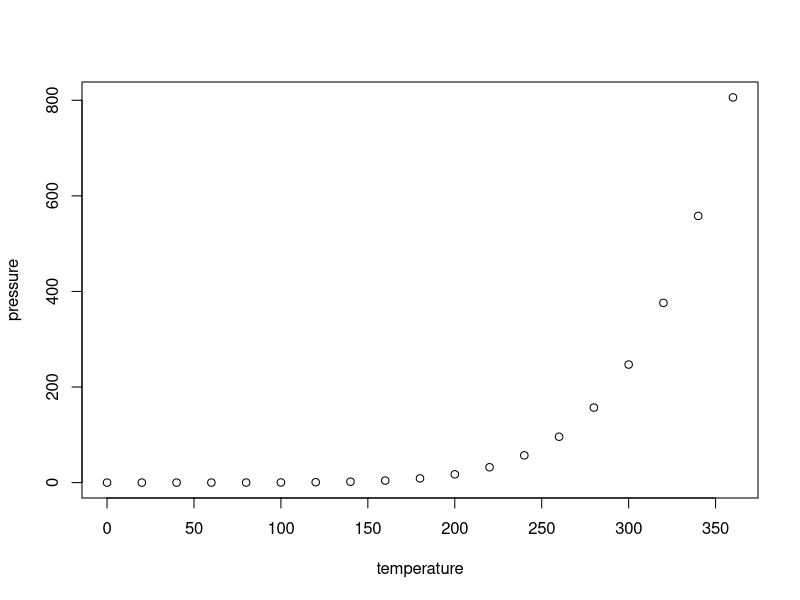
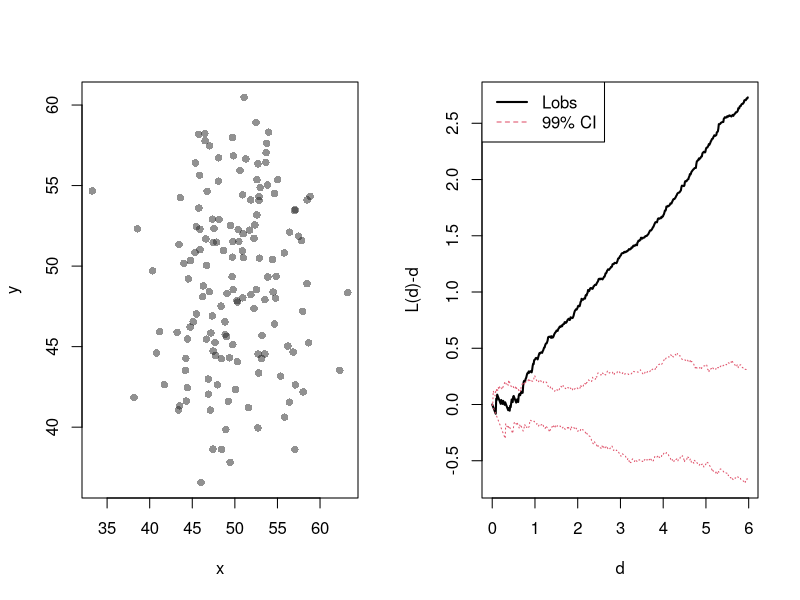
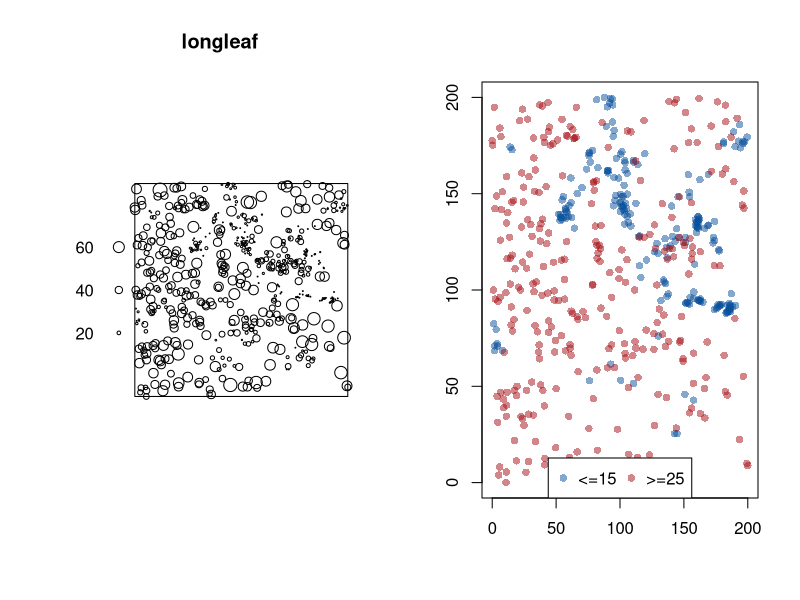
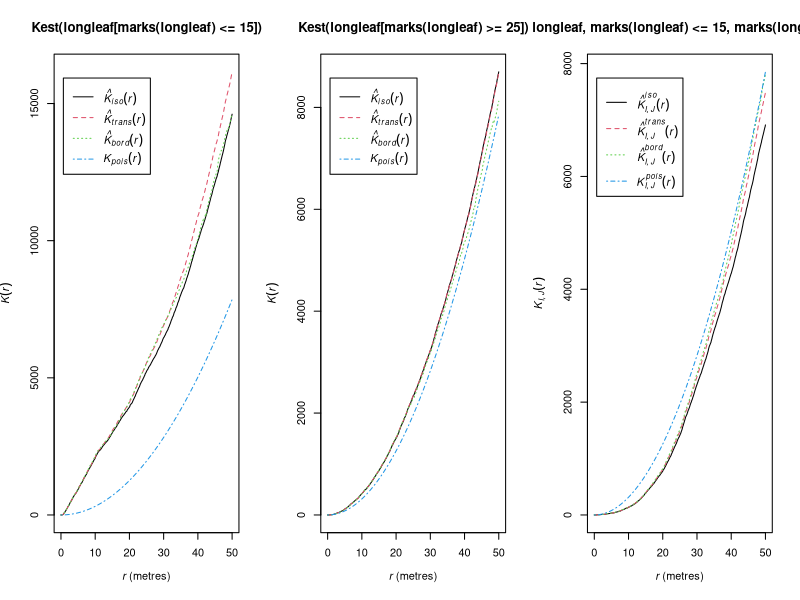
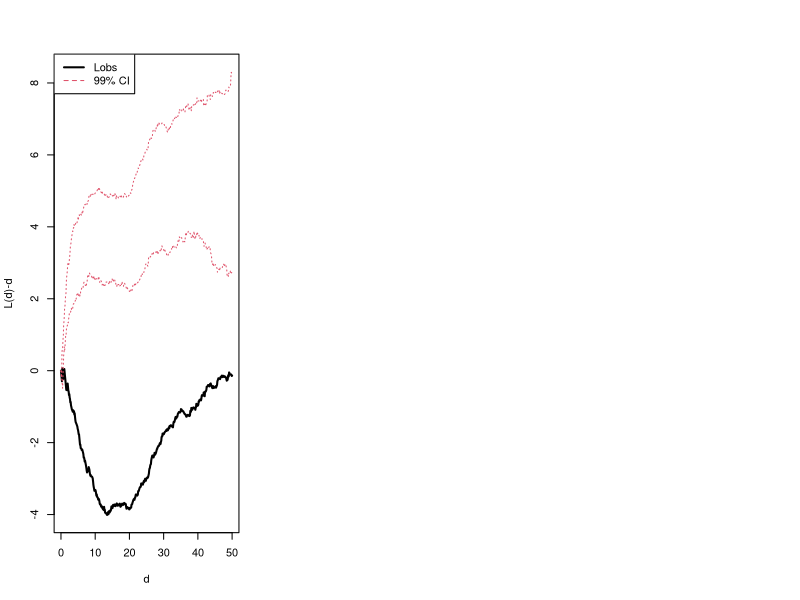

The R script that drew these images, in order:
## ---- chunk 1
knitr::opts_chunk$set(echo = TRUE)
## ---- chunk 2
summary(cars)
## ---- chunk 3
plot(pressure)
## ---- chunk 4
library(RColorBrewer)
## ---- chunk 5
library(spatstat)
## ---- chunk 6
set.seed(42)
num_points <- 150
yrange <- xrange <- c(0, 100)
point_col <- rgb(matrix(col2rgb(brewer.pal(5, "Greys")[5]) / 255, ncol=3), alpha=0.5)
## ---- chunk 7
# create random data
x_rand <- runif(num_points, xrange[1], xrange[2])
y_rand <- runif(num_points, yrange[1], yrange[2])
df_rand <- data.frame(x=x_rand, y=y_rand, type=sample(letters, num_points, rep=T))
# coordinates(df_rand) <- ~ x + y
## ---- chunk 8
# create clustered data
x_clust <- rnorm(num_points, mean=mean(xrange), sd=5)
y_clust <- rnorm(num_points, mean=mean(yrange), sd=5)
df_clust <- data.frame(x=x_clust, y=y_clust, type=sample(letters, num_points, rep=T))
# coordinates(df_clust) <- ~ x + y
## ---- chunk 9
# create uniform data
unif_grid <- expand.grid(1:ceiling(sqrt(num_points)), 1:ceiling(sqrt(num_points))) + matrix(rnorm(ceiling(sqrt(num_points))^2, mean=0, sd=0.3), nrow=ceiling(sqrt(num_points)))
samp <- sample(1:ceiling(sqrt(num_points))^2, num_points)
x_unif <- unif_grid[samp, 1]
y_unif <- unif_grid[samp, 2]
df_unif <- data.frame(x=x_unif, y=y_unif, type=sample(letters, num_points, rep=T))
# coordinates(df_unif) <- ~ x + y
## ---- chunk 10
# do the Ripley's K analysis
set.seed(42)
N <- 100
# test_df <- df_rand
test_df <- df_clust
# test_df <- df_unif
## ---- chunk 11
p <- ppp(test_df$x, test_df$y, owin(range(test_df$x), range(test_df$y)))
# p <- ppp(test_df$x, test_df$y, owin(xrange, yrange))
K <- Kest(p)
L <- sqrt(K$border / pi) - K$r
## ---- chunk 12
Ls <- matrix(NA, nrow=N, ncol=length(K$border))
for(i in 1:N){
  # draw from random sample
  x_rand <- runif(nrow(test_df), min(test_df$x), max(test_df$x))
  y_rand <- runif(nrow(test_df), min(test_df$y), max(test_df$y))
  tmp_df <- data.frame(x=x_rand, y=y_rand)
  p_tmp <- ppp(tmp_df$x, tmp_df$y, owin(range(tmp_df$x), range(tmp_df$y)))
  # p_tmp <- ppp(tmp_df$x, tmp_df$y, owin(xrange, yrange))
  tmpK <- Kest(p_tmp)
  tmpL <- sqrt(tmpK$border / pi) - tmpK$r
  Ls[i, ] <- tmpL
  # Ks[i, ] <- tmpK$border
}

Ls_max <- apply(Ls, 2, max, na.rm=T)
Ls_min <- apply(Ls, 2, min, na.rm=T)
## ---- chunk 13
layout(matrix(1:2, nrow=1))
# plot the point pattern
plot(test_df$x, test_df$y, pch=16, col=point_col, xlab="x", ylab="y")
# plot the Ripley's K w/ CI
ylim <- c(min(c(L, Ls_max, Ls_min), na.rm=T), max(c(L, Ls_max, Ls_min), na.rm=T))
plot(K$r, L, lwd=2, col=1, ylim=ylim, type="l", xlab="d", ylab="L(d)-d")
points(K$r, Ls_max, type="l", lty=3, col=2)
points(K$r, Ls_min, type="l", lty=3, col=2)
legend("topleft", legend=c("Lobs", "99% CI"), lty=c(1,2), col=c(1,2), lwd=c(2, 1))
## ---- chunk 14
# now working with longleaf pine data 
layout(matrix(1:2, nrow=1))
plot(longleaf)
point_col1 <- rgb(matrix(col2rgb(brewer.pal(5, "Blues")[5]) / 255, ncol=3), alpha=0.5)
point_col2 <- rgb(matrix(col2rgb(brewer.pal(5, "Reds")[5]) / 255, ncol=3), alpha=0.5)
plot(NA, xlim=range(longleaf$x), ylim=range(longleaf$y), xlab="", ylab="")
points(longleaf[marks(longleaf) <= 15], pch=16, col=point_col1)
points(longleaf[marks(longleaf) >= 25], pch=16, col=point_col2)
legend("bottom", legend=c("<=15", ">=25"), pch=16, col=c(point_col1, point_col2), horiz=T, bg="white")
## ---- chunk 15
# plot univariate and bivariate K functions for small and large trees
layout(matrix(1:3, nrow=1))
plot(Kest(longleaf[marks(longleaf) <= 15]))
plot(Kest(longleaf[marks(longleaf) >= 25]))
plot(Kmulti(longleaf, marks(longleaf) <=15, marks(longleaf) >=25))
# The univariate pattern for juveniles is above the poisson - means it's clustered
# adult trees are clustered but to a lesser extent 
# shows a pattern of replusion between adult and juvenile trees
## ---- chunk 16
# bootstrap CI
N <- 100
# The results of the thing we did earlier
K_trees <- Kmulti(longleaf, marks(longleaf) <=15, marks(longleaf) >=25)
# convert to L so that we have the 0 expectation
L_trees <- sqrt(K_trees$border / pi) - K_trees$r
# preallocating our space in the matrix 
Ls <- matrix(NA, nrow=N, ncol=length(K_trees$r))
for(i in 1:N){
  # do label permutation
  # sampling the marks to define the i group and the j group 
  K_tmp <- Kmulti(longleaf, sample(marks(longleaf) <= 15), sample(marks(longleaf) >= 25))
  L_tmp <- sqrt(K_tmp$border / pi) - K_tmp$r
  Ls[i, ] <- L_tmp
}
## ---- chunk 17
Ls_min <- apply(Ls, 2, min)
Ls_max <- apply(Ls, 2, max)
## ---- chunk 18
ylim <- c(min(c(L_trees, Ls_max, Ls_min), na.rm=T), max(c(L_trees, Ls_max, Ls_min), na.rm=T))
plot(K_trees$r, L_trees, lwd=2, col=1, ylim=ylim, type="l", xlab="d", ylab="L(d)-d")
points(K_trees$r, Ls_max, type="l", lty=3, col=2)
points(K_trees$r, Ls_min, type="l", lty=3, col=2)
legend("topleft", legend=c("Lobs", "99% CI"), lty=c(1,2), col=c(1,2), lwd=c(2, 1))
# all of the k values are outside the confidence interval 
# around every adult tree are fewer juveniles than you would expect 
